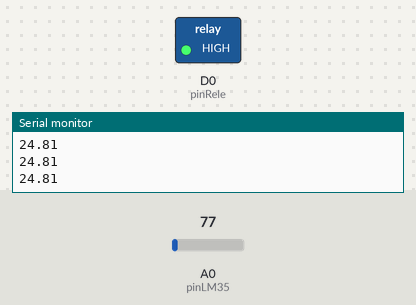
Bench run of a sketch on a simulated ESP8266 (NodeMCU). On the bench: switched loads named in the sketch (green lamp = pin HIGH), the last lines printed to the serial monitor. The inputs (shaded band) are chosen by the test bench; at power-on: A0 (pinLM35) = 77. WiFi joins after 1.5 s; servers stay silent unless stated.

Above: at 2.7 s.
2.8 s: A0 (pinLM35) set to 52
4.3 s: A0 (pinLM35) set to 41
At 5.5 s:
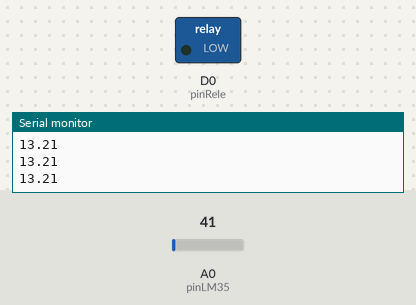
5.8 s: A0 (pinLM35) set to 92
At 6.9 s:
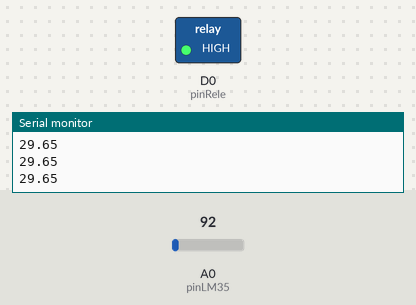
7.3 s: A0 (pinLM35) set to 46
At 8.4 s:
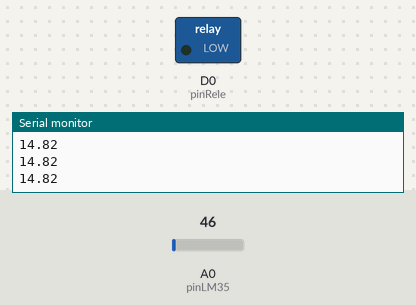
Timing chart, 0 to 9.8 s (numbered marks = the images above; inputs shaded):
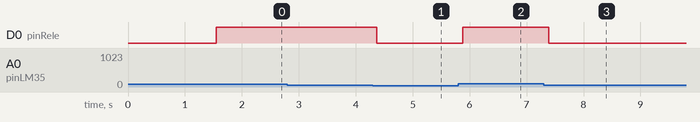

The sketch:

nodemcu.ino
```cpp
#include <ESP8266WiFi.h>
#include <WiFiServer.h>

#define pinRele D0
#define pinLM35 A0

WiFiServer servidor(8080);
WiFiClient cliente;

float temperatura;
float tMin = 15;
float tMax = 20;

boolean rele = true;
const char* ssid = "wifissid";
const char* password = "wifipassword";

void setup() {
  Serial.begin(9600);

  WiFi.mode(WIFI_STA);
  WiFi.begin(ssid, password);

  while (WiFi.status() != WL_CONNECTED) {
    delay(500);
    Serial.print(".");
  }

  Serial.println(WiFi.localIP());
  servidor.begin();

  pinMode(pinRele, OUTPUT);
  pinMode(pinLM35, INPUT);
}

void loop() {
  http();
  readLM35Temperature();
  delay(50);

  if (temperatura > tMax) {
    digitalWrite(pinRele, HIGH);
    rele = true;
  } else if (temperatura < tMin) {
    digitalWrite(pinRele, LOW);
    rele = false;
  }
}

void readLM35Temperature() {
  float analogValue = analogRead(pinLM35);
  float millivolts = (analogValue/1024.0) * 3300;
  temperatura = millivolts  /10;
  Serial.println(temperatura);
}

String message;

void http() {
  cliente = servidor.available();
  if (cliente == true) {
    String req = cliente.readStringUntil('\r');
    String res;
    if (req.indexOf("/turnOn") > -1) {
      digitalWrite(pinRele, HIGH);
      rele = true;
    }

    if (req.indexOf("/turnOff") > -1) {
      digitalWrite(pinRele, LOW);
      rele = false;
    }

    if (req.indexOf("/setLimits") > -1) {
      tMin = req.substring(req.indexOf("=") + 1, req.indexOf("&") ).toFloat();
      tMax = req.substring(req.indexOf("&") + 5, req.length() - 9 ).toFloat();
    }

    if (req.indexOf("/getTemperature") > -1) {
      res = sendHtmlResponse(String(temperatura));
    }

    Serial.println(message);
    cliente.print(res);
    delay(100);
  }
}

String sendHtmlResponse(String dado) {
  String htmlPage =
     String("HTTP/1.1 200 OK\r\n") +
      "Content-Type: application/json\r\n" +
      "Connection: close\r\n" +
      "Refresh: 1\r\n"
      "\r\n" +
      "{ \"temperatura\" : \" " + dado + "\" }";
  return htmlPage;
}
```

Measured:
- the behaviour switches between 47 and 46 on A0 (pinLM35) (found by bisection; images 0 and 1)
- after the input at 4.3 s, D0 (pinRele): HIGH → LOW after 0.07 s
- after the input at 5.8 s, D0 (pinRele): LOW → HIGH after 0.08 s
- after the input at 7.3 s, D0 (pinRele): HIGH → LOW after 0.09 s
